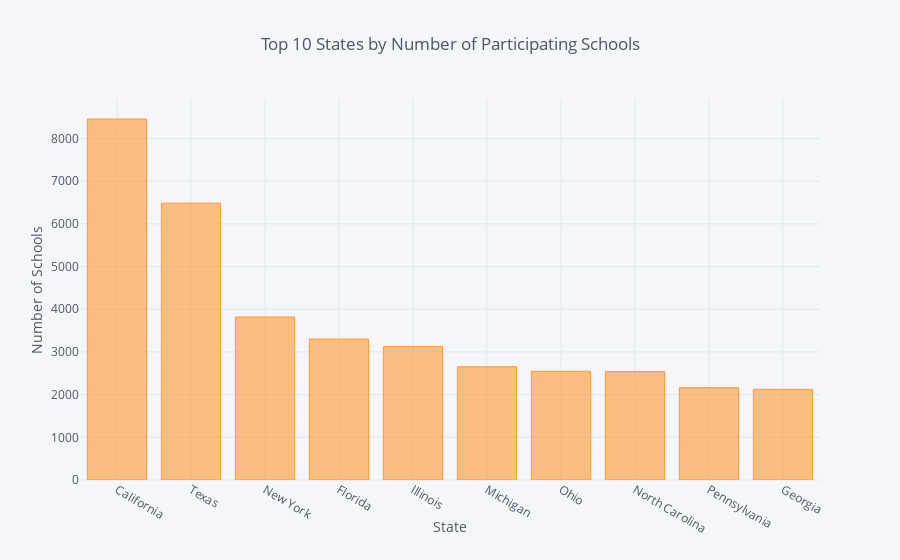

Notebook cell for this chart:
### Code cell
s.iplot(kind='bar', 
        xTitle='State', 
        yTitle='Number of Schools', 
        title='Top 10 States by Number of Participating Schools')

### Figure 1 — Plotly figure (JSON) as saved in the notebook; plotly's stock layout.template omitted (floating-point values rounded to 4 significant figures)
{"data": [{"marker": {"color": "rgba(255, 153, 51, 0.6)", "line": {"color": "rgba(255, 153, 51, 1.0)", "width": 1}}, "name": "count", "orientation": "v", "text": "", "type": "bar", "uid": "47810160-5b72-4072-a256-8ce389293b55", "x": ["California", "Texas", "New York", "Florida", "Illinois", "Michigan", "Ohio", "North Carolina", "Pennsylvania", "Georgia"], "y": [8457, 6485, 3819, 3302, 3126, 2653, 2546, 2543, 2163, 2125]}], "layout": {"legend": {"bgcolor": "#F5F6F9", "font": {"color": "#4D5663"}}, "paper_bgcolor": "#F5F6F9", "plot_bgcolor": "#F5F6F9", "title": {"font": {"color": "#4D5663"}, "text": "Top 10 States by Number of Participating Schools"}, "xaxis": {"gridcolor": "#E1E5ED", "showgrid": true, "tickfont": {"color": "#4D5663"}, "title": {"font": {"color": "#4D5663"}, "text": "State"}, "zerolinecolor": "#E1E5ED"}, "yaxis": {"gridcolor": "#E1E5ED", "showgrid": true, "tickfont": {"color": "#4D5663"}, "title": {"font": {"color": "#4D5663"}, "text": "Number of Schools"}, "zerolinecolor": "#E1E5ED"}}}
